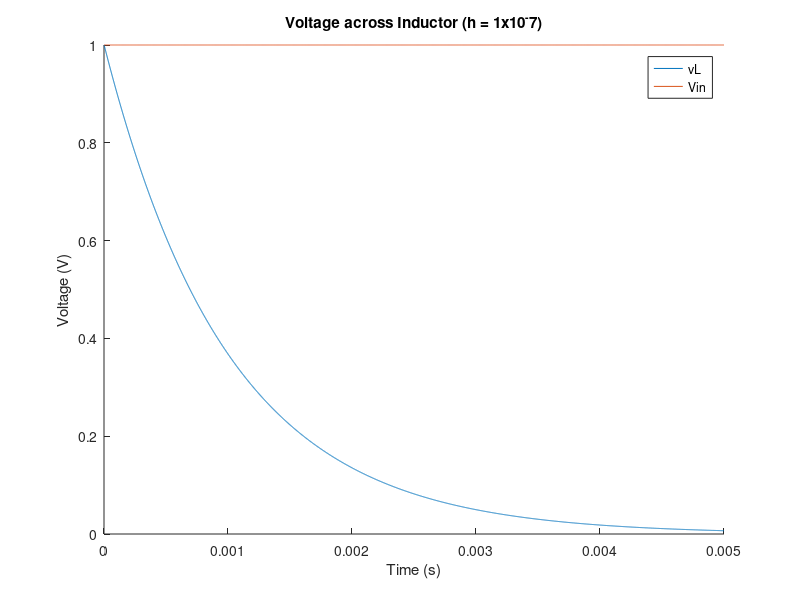
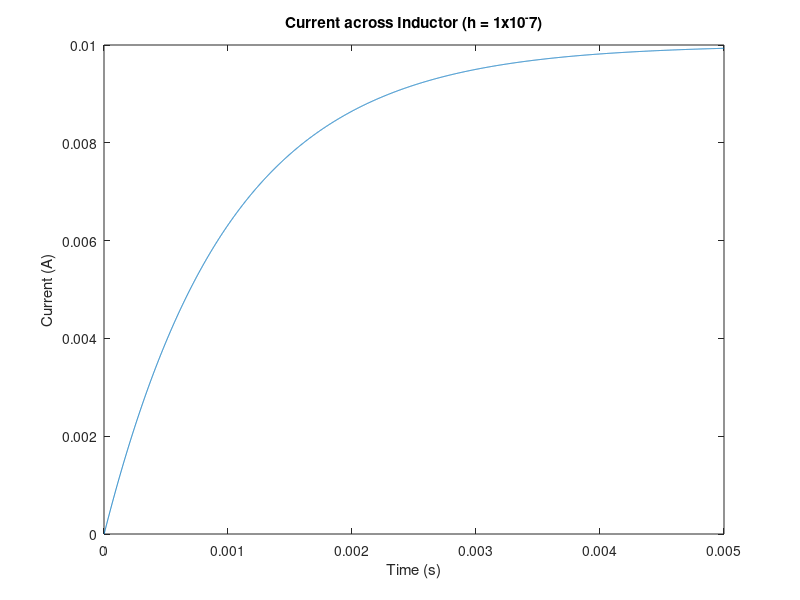

Here is the MATLAB script that generated these plots, in order:
%% PART 2: RESISTOR & INDUCTOR MODEL
clc;
clearvars;
close all;
%% Part 2.1 Find model for RL Circuit and Graph the Voltage and Current through Time
% initial values
R = 100;
L = 0.1;
h = 1e-6;
vR0 = 0;

% Voltage supplied to circuit
Vin = ones(1, 5000);
i = zeros(1, 5000);

% equation 20 implemented into a linear dynamical model to represent the RL model
for k=1:4999
    i(:,k+1) = (1-(h*R/L))*i(:,k) + (h/L)*Vin(k);
end

vR = i*R; % Voltage across resistor
vL = Vin - vR; % Voltage across inductor

% plot Voltage across Inductor
figure;
hold on;
plot(h.*(1:k+1), vL(1, :));
plot(h.*(1:k+1), Vin(1, :));
hold off;
xlabel('Time (s)');
ylabel('Voltage (V)');
legend('vL', 'Vin');
title('Voltage across Inductor (h = 1x10^-7)');

% plot current across inductor
figure;
plot(h.*(1:k+1), i(1, :));
xlabel('Time (s)');
ylabel('Current (A)');
title('Current across Inductor (h = 1x10^-7)');
